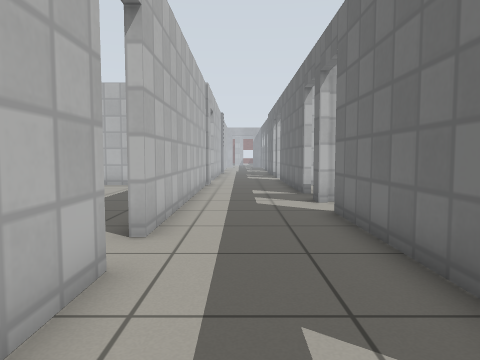
view 1 (above)

18 first-person views from a walk through a robot-simulator world made for Gazebo. The camera is 0.72 m above the floor, tilts 4° down and sees 70° across. The floor is counted in squares, 0.5 m on a side. Each view is taken from the middle of a square. On the plan, view 1 faces up. The plan holds only what a view shows up to about 15 squares ahead; the rest is blank. The place goes on beyond the plan. Simple patterns stand in for the simulator's built-in surfaces.

view 2
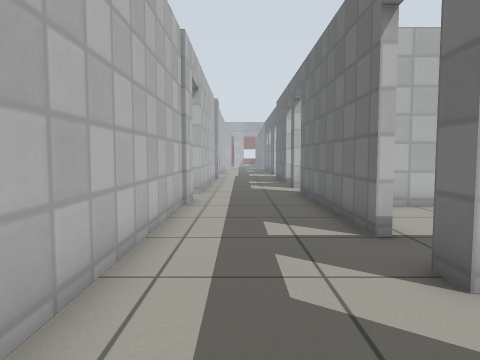

view 3
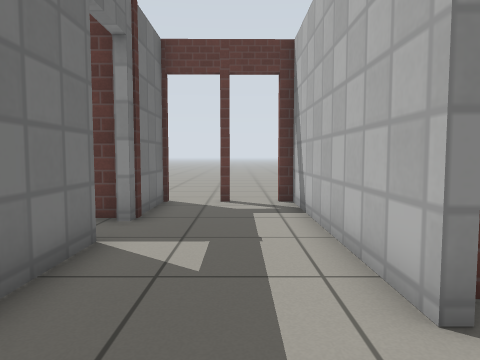

view 4
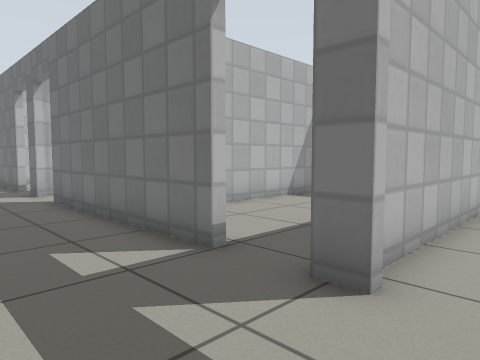

view 5
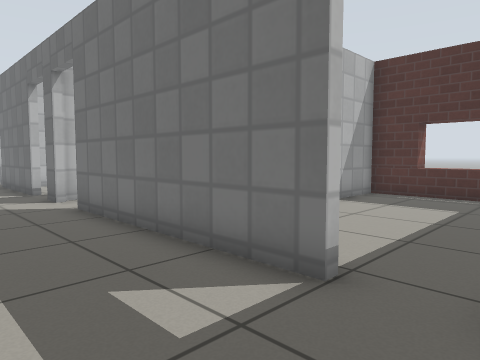

view 6
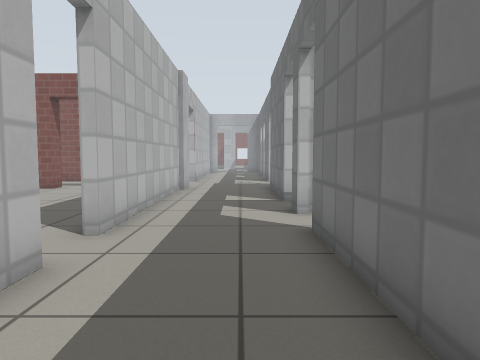

view 7
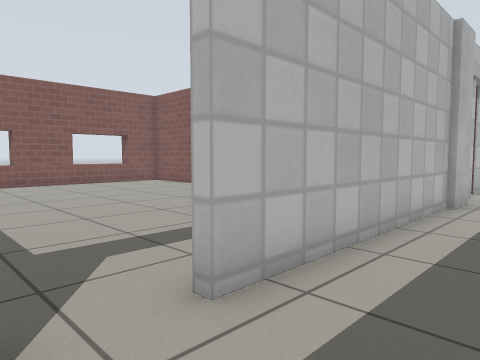

view 8
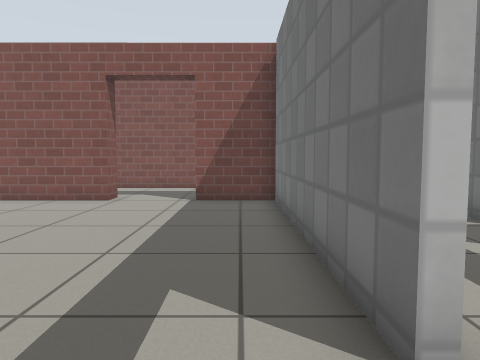

view 9
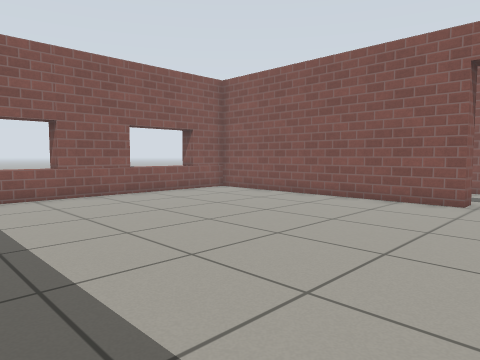

view 10
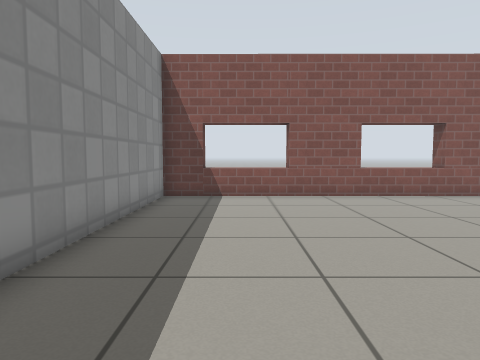

view 11
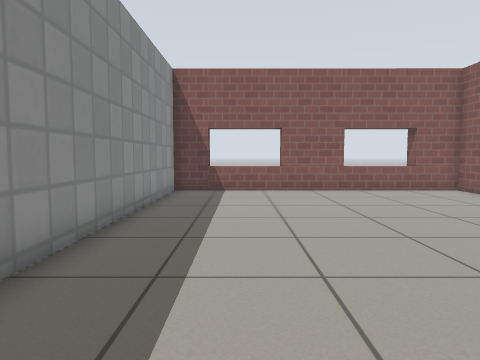

view 12
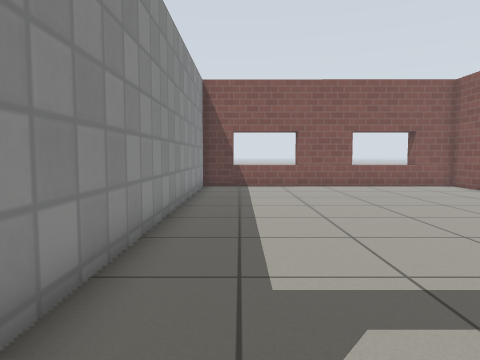

view 13
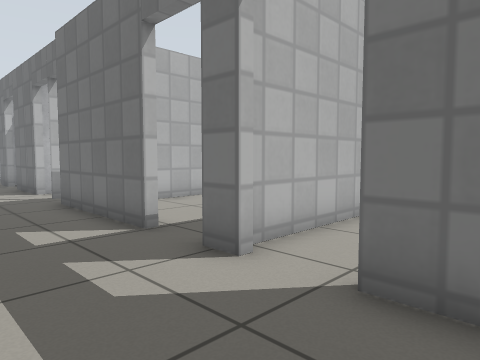

view 14
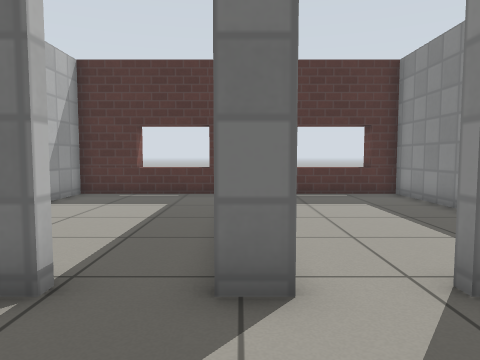

view 15
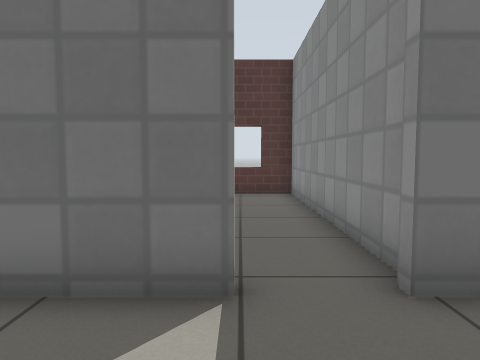

view 16
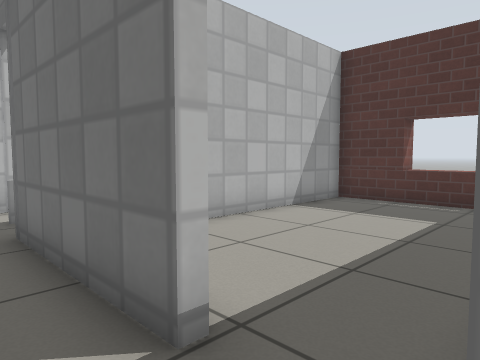

view 17
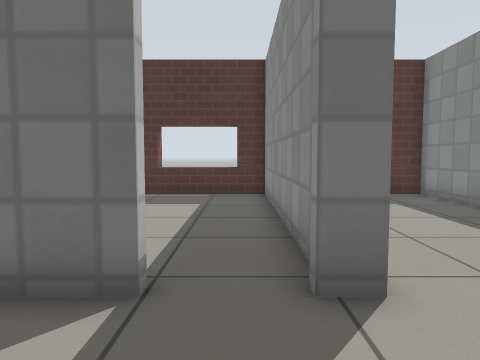

view 18
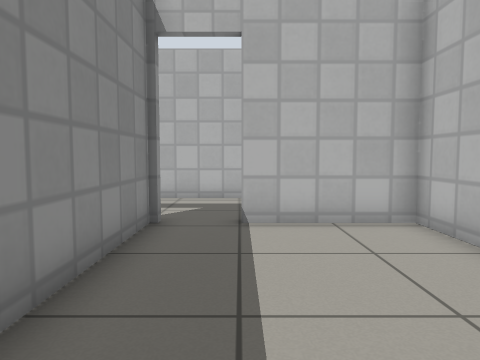

### Floor plan
Ten units are one square. View 1 is at (0, 0); x grows to the right and y downward. Boxes are objects, and circles mark ways between rooms. Rooms are numbered by the first view taken in them; rooms with no view inside come last. Other rooms are left out.
<svg viewBox="-178 -300 303 346">
<path fill="none" stroke="#000" d="M24 -130 24 -208M24 -104 24 -111M-17 -184 -17 -60M-17 -43 -17 38 -12 38M24 -224 24 -234M24 -13 24 -88M24 -250 24 -295M-17 -286 -17 -201M-14 -295 -14 -285M24 41 24 4M-73 -291 -172 -291 -173 -172 -34 -172M-19 -201 -19 -288M-17 -291 -45 -291M24 -111 120 -111 120 -168 27 -168 27 -130M31 -230 120 -230 120 -291 51 -291"/>
<circle cx="-20" cy="-195" r="3" fill="#2a7"/>
<circle cx="27" cy="-123" r="3" fill="#2a7"/>
<circle cx="27" cy="-243" r="3" fill="#2a7"/>
<text x="0" y="-130">1</text>
<text x="-100" y="-230">2</text>
<text x="70" y="-140">3</text>
<text x="70" y="-260">4</text>
</svg>
Room 1 opens to room 2. Room 1 opens to room 3. Room 1 opens to room 4.

Where each view was taken, in squares from view 1:
view 1: 0 up, 0 right, facing up
view 2: 7 up, 0 right, facing up
view 3: 7 up, 0 right, facing down
view 4: 9 up, 1 left, facing up-right
view 5: 11 up, 1 left, facing up-right
view 6: 14 up, 1 right, facing up
view 7: 18 up, 1 right, facing up-left
view 8: 18 up, 3 left, facing up
view 9: 18 up, 5 left, facing up-left
view 10: 20 up, 5 left, facing left
view 11: 20 up, 3 left, facing left
view 12: 19 up, 1 left, facing left
view 13: 19 up, 1 left, facing up-right
view 14: 23 up, 1 left, facing right
view 15: 25 up, 1 left, facing right
view 16: 23 up, 1 right, facing up-right
view 17: 12 up, 1 left, facing right
view 18: 13 up, 10 right, facing left
